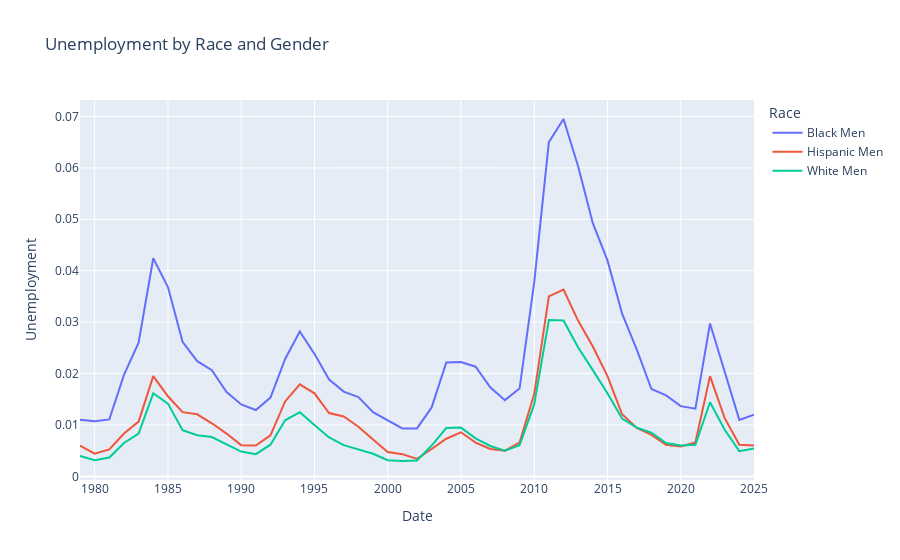

Notebook code for this chart:
### Code cell
yearly_race_rates_concatenated_fig.show()
